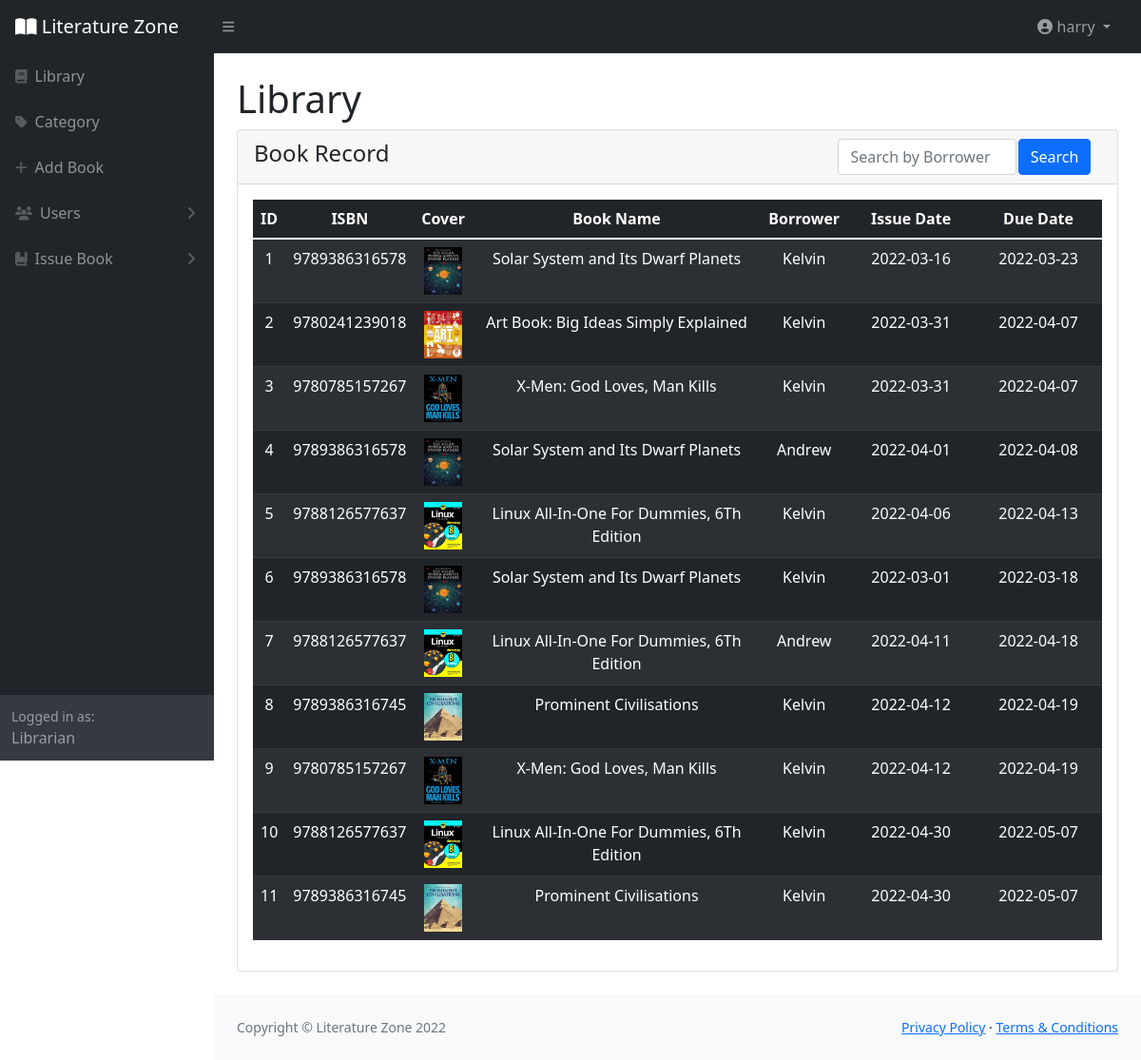
/BookRecord.php (signed in), run on the app's committed database.
### tables this page shows
CREATE TABLE `issuelog` (
  `LogID` int(11) NOT NULL,
  `IssueID` int(11) NOT NULL,
  `StartDate` date NOT NULL,
  `DueDate` date NOT NULL,
  `status` int(1) NOT NULL DEFAULT 0
);

CREATE TABLE `book` (
  `BookID` int(11) NOT NULL,
  `ISBN` varchar(17) NOT NULL,
  `BookImage` varchar(255) NOT NULL,
  `BookTitle` varchar(200) NOT NULL,
  `Author` varchar(50) NOT NULL,
  `CategoryID` int(11) NOT NULL,
  `Description` longtext NOT NULL,
  `Quantity` int(11) NOT NULL
);

CREATE TABLE `user` (
  `UserID` int(11) NOT NULL,
  `FullName` varchar(200) NOT NULL,
  `Username` varchar(30) NOT NULL,
  `Password` varchar(25) NOT NULL,
  `RoleID` int(11) NOT NULL,
  `Email` varchar(40) NOT NULL,
  `Phone` varchar(25) NOT NULL,
  `DateOfBirth` date NOT NULL,
  `RegDate` timestamp NOT NULL DEFAULT current_timestamp() ON UPDATE current_timestamp()
);

### BookRecord.php (the view, shortened to what this page needs)
<?php
    include("connect.php");
    if (isset($_POST['searchbook']))
            {
                $searchbtn = $_POST['searchbook'];
                $UserID=$_SESSION["UserID"];
    $select="SELECT issuelog.LogID, user.UserID,issuelog.StartDate, issuelog.DueDate, issue.IssueID, user.FullName, book.BookTitle, book.ISBN, book.BookImage,DATE_FORMAT(issuelog.DueDate, '%Y-%m-%d') FROM issuelog
LEFT JOIN issue On issue.IssueID=issuelog.IssueID
    INNER JOIN book ON book.BookID=issue.BookID
    INNER JOIN user ON issue.UserID=user.UserID
    WHERE FullName LIKE '%$searchbtn%' ORDER BY LogID;";
            }
            else
            {
    $select="SELECT issuelog.LogID, user.UserID,issuelog.StartDate, issuelog.DueDate, issue.IssueID, user.FullName, book.BookTitle, book.ISBN, book.BookImage,DATE_FORMAT(issuelog.DueDate, '%Y-%m-%d') FROM issuelog
LEFT JOIN issue On issue.IssueID=issuelog.IssueID
    INNER JOIN book ON book.BookID=issue.BookID
    INNER JOIN user ON issue.UserID=user.UserID ORDER BY LogID;";
                $searchbtn="";
            }
            $result=mysqli_query($connect,$select);
?>
<!DOCTYPE html>
<html lang="en">
    <head>
        <link href="https://cdn.jsdelivr.net/npm/simple-datatables@latest/dist/style.css" rel="stylesheet" />
        <link href="css/styles.css" rel="stylesheet" />
        <link rel="stylesheet" type="text/css" href="css/all.min.css">
    </head>
    <body class="sb-nav-fixed">
        <?php include("LibrarianHeader.php");?>
        <?php include("LibrarianSidebar.php") ?>
            <div id="layoutSidenav_content">
                <main>
                    <div class="container-fluid px-4">
                        <h1 class="mt-4">Library</h1>
                        <div class="card mb-4">
                            <div class="card-header">
                                <form action="" method="POST">
        <table>
            <tr>
                <td class="float-left"><h4> Book Record</h4></td>
                <td width="21.2%"><input class="form-control" type="text" name="searchbook" placeholder="Search by Borrower" value="<?php echo $searchbtn?>"></td>
                <td width="10%"><input type="submit"  class="btn btn-primary" name="" value="Search"></td>
            </tr>
        </table>
        </form>
                            </div>
                            <div class="card-body">
                                <table class="table table-dark table-striped">
        <thead>
            <tr>
                <th scope="col" class="text-center">ID</th>
                <th scope="col" class="text-center">ISBN</th>
                <th scope="col" class="text-center">Cover</th>
                <th scope="col" class="text-center">Book Name</th>
                <th scope="col" class="text-center">Borrower</th>
                <th scope="col" class="text-center">Issue Date</th>
                <th scope="col" class="text-center">Due Date</th>
            </tr>
        </thead>
        <tbody>
            <?php while ($row = mysqli_fetch_object($result)) {  ?>
            <tr>
                    <td class="text-center"><?php echo $row->LogID;?></td>
                    <td class="text-center"><?php echo $row->ISBN;?></td>
                    <td class="text-center"><?php echo "<img src='uploads/".$row->BookImage."' width='40' height='50'>";?></td>
                    <td class="text-center"><?php echo $row->BookTitle;?></td>
                    <td class="text-center"><?php echo $row->FullName;?></td>
                    <td width="15%" class="text-center"><?php echo $row->StartDate;?></td>
                    <td width="15%" class="text-center"><?php echo $row->DueDate;?></td>
                    </tr>
            <?php } ?>
        </tbody>
        </table>
                            </div>
                        </div>
                    </div>
                </main>
                <?php include("Footer.php"); ?>
            </div>
        </div>
    </body>
</html>

### data on the page
issuelog: LogID "1", book.ISBN "9789386316578", book.BookImage (picture), book.BookTitle "Solar System and Its Dwarf Planets", user.FullName "Kelvin", StartDate "2022-03-16", DueDate "2022-03-23"
issuelog: LogID "2", book.ISBN "9780241239018", book.BookImage (picture), book.BookTitle "Art Book: Big Ideas Simply Explained", user.FullName "Kelvin", StartDate "2022-03-31", DueDate "2022-04-07"
issuelog: LogID "3", book.ISBN "9780785157267", book.BookImage (picture), book.BookTitle "X-Men: God Loves, Man Kills", user.FullName "Kelvin", StartDate "2022-03-31", DueDate "2022-04-07"
issuelog: LogID "4", book.ISBN "9789386316578", book.BookImage (picture), book.BookTitle "Solar System and Its Dwarf Planets", user.FullName "Andrew", StartDate "2022-04-01", DueDate "2022-04-08"
issuelog: LogID "5", book.ISBN "9788126577637", book.BookImage (picture), book.BookTitle "Linux All-In-One For Dummies, 6Th Edition", user.FullName "Kelvin", StartDate "2022-04-06", DueDate "2022-04-13"
issuelog: LogID "6", book.ISBN "9789386316578", book.BookImage (picture), book.BookTitle "Solar System and Its Dwarf Planets", user.FullName "Kelvin", StartDate "2022-03-01", DueDate "2022-03-18"
issuelog: LogID "7", book.ISBN "9788126577637", book.BookImage (picture), book.BookTitle "Linux All-In-One For Dummies, 6Th Edition", user.FullName "Andrew", StartDate "2022-04-11", DueDate "2022-04-18"
issuelog: LogID "8", book.ISBN "9789386316745", book.BookImage (picture), book.BookTitle "Prominent Civilisations", user.FullName "Kelvin", StartDate "2022-04-12", DueDate "2022-04-19"
issuelog: LogID "9", book.ISBN "9780785157267", book.BookImage (picture), book.BookTitle "X-Men: God Loves, Man Kills", user.FullName "Kelvin", StartDate "2022-04-12", DueDate "2022-04-19"
issuelog: LogID "10", book.ISBN "9788126577637", book.BookImage (picture), book.BookTitle "Linux All-In-One For Dummies, 6Th Edition", user.FullName "Kelvin", StartDate "2022-04-30", DueDate "2022-05-07"
issuelog: LogID "11", book.ISBN "9789386316745", book.BookImage (picture), book.BookTitle "Prominent Civilisations", user.FullName "Kelvin", StartDate "2022-04-30", DueDate "2022-05-07"

### other printed values
$_SESSION["Username"] "harry"
